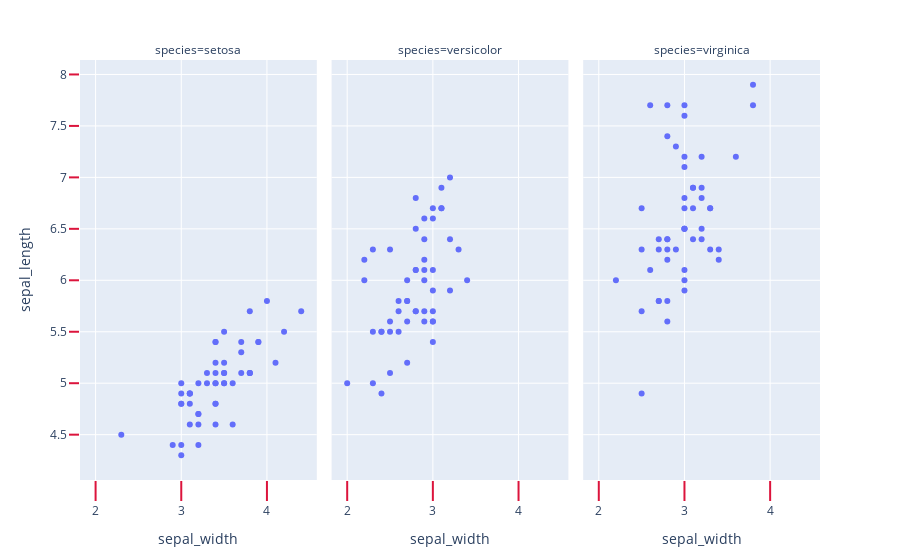

Notebook code for this chart:
### Markdown cell above
## Ticklen kullanimi

### Code cell
df = px.data.iris()
fig = px.scatter(df, x="sepal_width", y="sepal_length", facet_col="species")
fig.update_xaxes(ticks="outside", tickwidth=2, tickcolor='crimson', ticklen=20)
fig.update_yaxes(ticks="outside", tickwidth=2, tickcolor='crimson', ticklen=10, col=1)
fig.show()

### Figure 1 — Plotly figure (JSON) as saved in the notebook; plotly's stock layout.template omitted (floating-point values rounded to 4 significant figures)
{"data": [{"hovertemplate": "species=setosa<br>sepal_width=%{x}<br>sepal_length=%{y}<extra></extra>", "legendgroup": "", "marker": {"color": "#636efa", "symbol": "circle"}, "mode": "markers", "name": "", "orientation": "v", "showlegend": false, "type": "scatter", "x": [3.5, 3, 3.2, 3.1, 3.6, 3.9, 3.4, 3.4, 2.9, 3.1, 3.7, 3.4, 3, 3, 4, 4.4, 3.9, 3.5, 3.8, 3.8, 3.4, 3.7, 3.6, 3.3, 3.4, 3, 3.4, 3.5, 3.4, 3.2, 3.1, 3.4, 4.1, 4.2, 3.1, 3.2, 3.5, 3.1, 3, 3.4, 3.5, 2.3, 3.2, 3.5, 3.8, 3, 3.8, 3.2, 3.7, 3.3], "xaxis": "x", "y": [5.1, 4.9, 4.7, 4.6, 5, 5.4, 4.6, 5, 4.4, 4.9, 5.4, 4.8, 4.8, 4.3, 5.8, 5.7, 5.4, 5.1, 5.7, 5.1, 5.4, 5.1, 4.6, 5.1, 4.8, 5, 5, 5.2, 5.2, 4.7, 4.8, 5.4, 5.2, 5.5, 4.9, 5, 5.5, 4.9, 4.4, 5.1, 5, 4.5, 4.4, 5, 5.1, 4.8, 5.1, 4.6, 5.3, 5], "yaxis": "y"}, {"hovertemplate": "species=versicolor<br>sepal_width=%{x}<br>sepal_length=%{y}<extra></extra>", "legendgroup": "", "marker": {"color": "#636efa", "symbol": "circle"}, "mode": "markers", "name": "", "orientation": "v", "showlegend": false, "type": "scatter", "x": [3.2, 3.2, 3.1, 2.3, 2.8, 2.8, 3.3, 2.4, 2.9, 2.7, 2, 3, 2.2, 2.9, 2.9, 3.1, 3, 2.7, 2.2, 2.5, 3.2, 2.8, 2.5, 2.8, 2.9, 3, 2.8, 3, 2.9, 2.6, 2.4, 2.4, 2.7, 2.7, 3, 3.4, 3.1, 2.3, 3, 2.5, 2.6, 3, 2.6, 2.3, 2.7, 3, 2.9, 2.9, 2.5, 2.8], "xaxis": "x2", "y": [7, 6.4, 6.9, 5.5, 6.5, 5.7, 6.3, 4.9, 6.6, 5.2, 5, 5.9, 6, 6.1, 5.6, 6.7, 5.6, 5.8, 6.2, 5.6, 5.9, 6.1, 6.3, 6.1, 6.4, 6.6, 6.8, 6.7, 6, 5.7, 5.5, 5.5, 5.8, 6, 5.4, 6, 6.7, 6.3, 5.6, 5.5, 5.5, 6.1, 5.8, 5, 5.6, 5.7, 5.7, 6.2, 5.1, 5.7], "yaxis": "y2"}, {"hovertemplate": "species=virginica<br>sepal_width=%{x}<br>sepal_length=%{y}<extra></extra>", "legendgroup": "", "marker": {"color": "#636efa", "symbol": "circle"}, "mode": "markers", "name": "", "orientation": "v", "showlegend": false, "type": "scatter", "x": [3.3, 2.7, 3, 2.9, 3, 3, 2.5, 2.9, 2.5, 3.6, 3.2, 2.7, 3, 2.5, 2.8, 3.2, 3, 3.8, 2.6, 2.2, 3.2, 2.8, 2.8, 2.7, 3.3, 3.2, 2.8, 3, 2.8, 3, 2.8, 3.8, 2.8, 2.8, 2.6, 3, 3.4, 3.1, 3, 3.1, 3.1, 3.1, 2.7, 3.2, 3.3, 3, 2.5, 3, 3.4, 3], "xaxis": "x3", "y": [6.3, 5.8, 7.1, 6.3, 6.5, 7.6, 4.9, 7.3, 6.7, 7.2, 6.5, 6.4, 6.8, 5.7, 5.8, 6.4, 6.5, 7.7, 7.7, 6, 6.9, 5.6, 7.7, 6.3, 6.7, 7.2, 6.2, 6.1, 6.4, 7.2, 7.4, 7.9, 6.4, 6.3, 6.1, 7.7, 6.3, 6.4, 6, 6.9, 6.7, 6.9, 5.8, 6.8, 6.7, 6.7, 6.3, 6.5, 6.2, 5.9], "yaxis": "y3"}], "layout": {"annotations": [{"font": {}, "showarrow": false, "text": "species=setosa", "x": 0.16, "xanchor": "center", "xref": "paper", "y": 1, "yanchor": "bottom", "yref": "paper"}, {"font": {}, "showarrow": false, "text": "species=versicolor", "x": 0.5, "xanchor": "center", "xref": "paper", "y": 1, "yanchor": "bottom", "yref": "paper"}, {"font": {}, "showarrow": false, "text": "species=virginica", "x": 0.84, "xanchor": "center", "xref": "paper", "y": 1, "yanchor": "bottom", "yref": "paper"}], "legend": {"tracegroupgap": 0}, "margin": {"t": 60}, "xaxis": {"anchor": "y", "domain": [0, 0.32], "tickcolor": "crimson", "ticklen": 20, "ticks": "outside", "tickwidth": 2, "title": {"text": "sepal_width"}}, "xaxis2": {"anchor": "y2", "domain": [0.34, 0.66], "matches": "x", "tickcolor": "crimson", "ticklen": 20, "ticks": "outside", "tickwidth": 2, "title": {"text": "sepal_width"}}, "xaxis3": {"anchor": "y3", "domain": [0.68, 1.0], "matches": "x", "tickcolor": "crimson", "ticklen": 20, "ticks": "outside", "tickwidth": 2, "title": {"text": "sepal_width"}}, "yaxis": {"anchor": "x", "domain": [0, 1], "tickcolor": "crimson", "ticklen": 10, "ticks": "outside", "tickwidth": 2, "title": {"text": "sepal_length"}}, "yaxis2": {"anchor": "x2", "domain": [0, 1], "matches": "y", "showticklabels": false}, "yaxis3": {"anchor": "x3", "domain": [0, 1], "matches": "y", "showticklabels": false}}}
